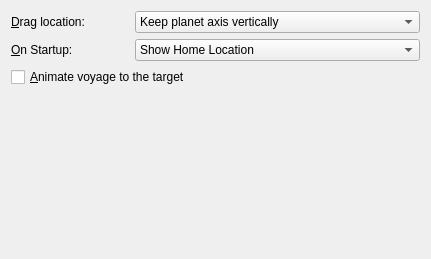
<ui version="4.0" >
 <class>MarbleNavigationSettingsWidget</class>
 <widget class="QWidget" name="MarbleNavigationSettingsWidget" >
  <property name="geometry" >
   <rect>
    <x>0</x>
    <y>0</y>
    <width>431</width>
    <height>259</height>
   </rect>
  </property>
  <property name="windowTitle" >
   <string>Form</string>
  </property>
  <layout class="QVBoxLayout" >
   <item>
    <layout class="QGridLayout" >
     <item row="0" column="0" >
      <widget class="QLabel" name="label_dragLocation" >
       <property name="sizePolicy" >
        <sizepolicy vsizetype="Preferred" hsizetype="Maximum" >
         <horstretch>0</horstretch>
         <verstretch>0</verstretch>
        </sizepolicy>
       </property>
       <property name="minimumSize" >
        <size>
         <width>118</width>
         <height>0</height>
        </size>
       </property>
       <property name="text" >
        <string>&amp;Drag location:</string>
       </property>
       <property name="buddy" >
        <cstring>kcfg_dragLocation</cstring>
       </property>
      </widget>
     </item>
     <item row="0" column="1" >
      <widget class="QComboBox" name="kcfg_dragLocation" >
       <property name="toolTip" >
        <string>&lt;html>&lt;head>&lt;meta name="qrichtext" content="1" />&lt;style type="text/css">
p, li { white-space: pre-wrap; }
&lt;/style>&lt;/head>&lt;body style=" font-family:'Sans Serif'; font-size:9pt; font-weight:400; font-style:normal;">
&lt;p style=" margin-top:0px; margin-bottom:0px; margin-left:0px; margin-right:0px; -qt-block-indent:0; text-indent:0px;">While dragging the mouse there are two standard behaviours when dealing with a virtual globe:&lt;/p>
&lt;p style=" margin-top:0px; margin-bottom:0px; margin-left:0px; margin-right:0px; -qt-block-indent:0; text-indent:0px;">The location below mouse pointer will follow the cursor exactly: As a result e.g. the north pole won't stay at the top which can lead to confusion. By default Marble makes sure that north is always up which results in a dragging behaviour where the location below the mouse pointer slightly "detaches" from the cursor. &lt;/p>&lt;/body>&lt;/html></string>
       </property>
       <item>
        <property name="text" >
         <string>Keep planet axis vertically</string>
        </property>
       </item>
       <item>
        <property name="text" >
         <string>Follow mouse pointer</string>
        </property>
       </item>
      </widget>
     </item>
     <item row="1" column="0" >
      <widget class="QLabel" name="label_onStartup" >
       <property name="sizePolicy" >
        <sizepolicy vsizetype="Preferred" hsizetype="Maximum" >
         <horstretch>0</horstretch>
         <verstretch>0</verstretch>
        </sizepolicy>
       </property>
       <property name="minimumSize" >
        <size>
         <width>118</width>
         <height>0</height>
        </size>
       </property>
       <property name="text" >
        <string>&amp;On Startup:</string>
       </property>
       <property name="buddy" >
        <cstring>kcfg_onStartup</cstring>
       </property>
      </widget>
     </item>
     <item row="1" column="1" >
      <widget class="QComboBox" name="kcfg_onStartup" >
       <property name="toolTip" >
        <string>&lt;html>&lt;head>&lt;meta name="qrichtext" content="1" />&lt;style type="text/css">
p, li { white-space: pre-wrap; }
&lt;/style>&lt;/head>&lt;body style=" font-family:'Sans Serif'; font-size:9pt; font-weight:400; font-style:normal;">
&lt;p style=" margin-top:0px; margin-bottom:0px; margin-left:0px; margin-right:0px; -qt-block-indent:0; text-indent:0px;">By default Marble will display the home location immediately after the application has started. As an alternative it can also show the last position that was active when the user left the application. &lt;/p>&lt;/body>&lt;/html></string>
       </property>
       <item>
        <property name="text" >
         <string>Show Home Location</string>
        </property>
       </item>
       <item>
        <property name="text" >
         <string>Return to last location visited</string>
        </property>
       </item>
      </widget>
     </item>
    </layout>
   </item>
   <item>
    <widget class="QCheckBox" name="kcfg_animateTargetVoyage" >
     <property name="toolTip" >
      <string>&lt;html>&lt;head>&lt;meta name="qrichtext" content="1" />&lt;style type="text/css">
p, li { white-space: pre-wrap; }
&lt;/style>&lt;/head>&lt;body style=" font-family:'Sans Serif'; font-size:9pt; font-weight:400; font-style:normal;">
&lt;p style=" margin-top:0px; margin-bottom:0px; margin-left:0px; margin-right:0px; -qt-block-indent:0; text-indent:0px;">When searching for a location Marble can either move instantly to the new location or it can show a travel animation from the previous place to the new place.&lt;/p>&lt;/body>&lt;/html></string>
     </property>
     <property name="text" >
      <string>&amp;Animate voyage to the target</string>
     </property>
    </widget>
   </item>
   <item>
    <spacer>
     <property name="orientation" >
      <enum>Qt::Vertical</enum>
     </property>
     <property name="sizeHint" >
      <size>
       <width>20</width>
       <height>221</height>
      </size>
     </property>
    </spacer>
   </item>
  </layout>
 </widget>
 <resources/>
 <connections/>
</ui>
